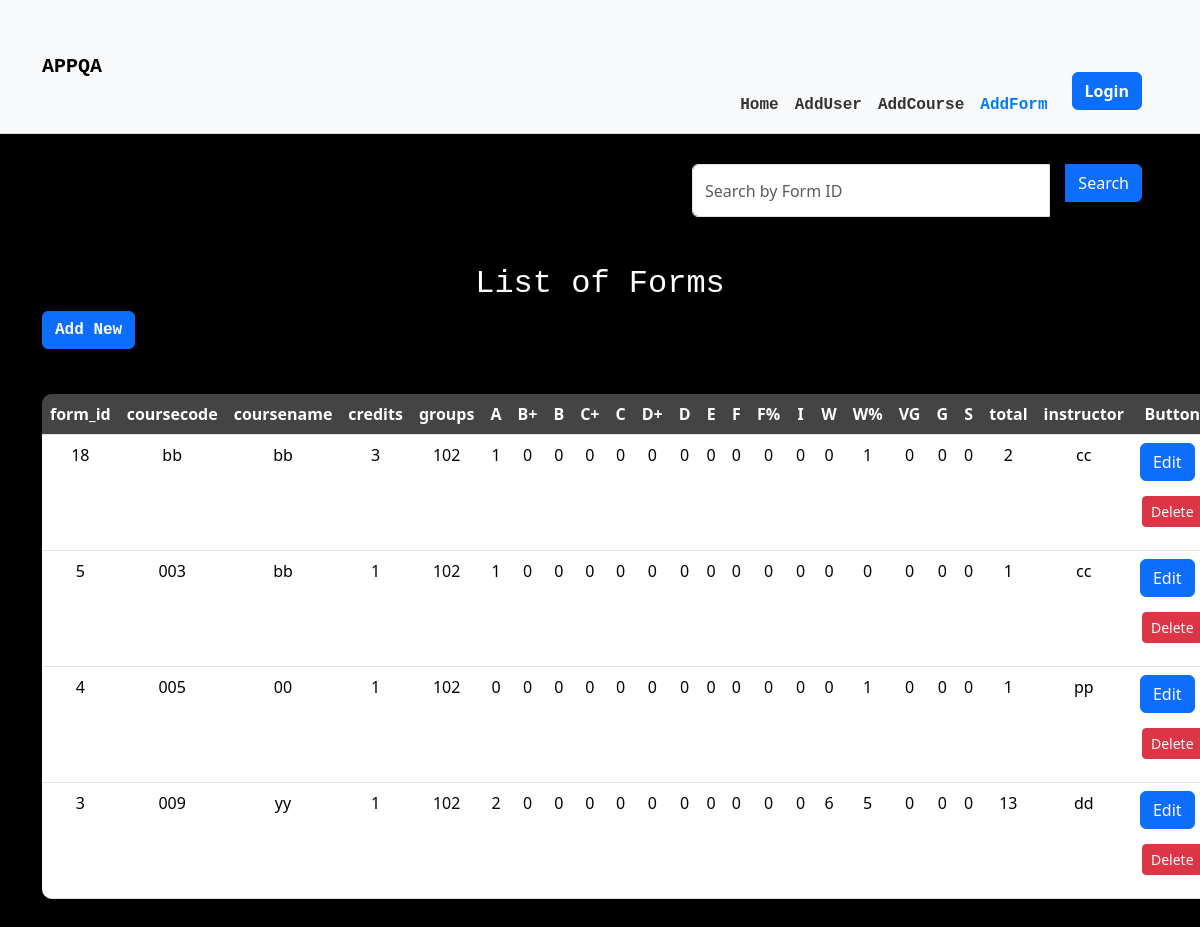
Page /adminpage/addform/index.php on the committed database.
### tables this page shows
CREATE TABLE `create_form` (
  `form_id` int(10) NOT NULL,
  `course_code` char(7) NOT NULL,
  `course_name` varchar(50) NOT NULL,
  `credits` int(3) NOT NULL,
  `groups` varchar(10) NOT NULL,
  `A` int(3) NOT NULL,
  `B_plus` int(3) NOT NULL,
  `B` int(3) NOT NULL,
  `C_plus` int(3) NOT NULL,
  `C` int(3) NOT NULL,
  `D_plus` int(3) NOT NULL,
  `D` int(3) NOT NULL,
  `E` int(3) NOT NULL,
  `F` int(3) NOT NULL,
  `F_percent` int(3) NOT NULL,
  `I` int(3) NOT NULL,
  `W` int(3) NOT NULL,
  `W_percent` int(3) NOT NULL,
  `VG` int(3) NOT NULL,
  `G` int(3) NOT NULL,
  `S` int(3) NOT NULL,
  `total` int(10) NOT NULL,
  `instructor` varchar(50) NOT NULL
);

### adminpage/addform/index.php (the view, shortened to what this page needs)
<!DOCTYPE html>
<html lang="en">
<head>
    <link rel="stylesheet" href="https://cdn.jsdelivr.net/npm/bootstrap@5.3.3/dist/css/bootstrap.min.css">
</head>
<body class="body-index">
    <?php
    $current_page = basename($_SERVER['PHP_SELF']);
    ?>
    <nav class="navbar navbar-expand-lg navbar-light bg-light">
        <div class="container">
            <a class="navbar-brand" href="http://localhost/connectform/homepage.php">APPQA</a>
            <ul class="navbar-nav ms-auto">
                <li class="nav-item <?php echo $current_page == 'homepage.php' ? 'active' : ''; ?>">
                    <a class="nav-link" href="http://localhost/connectform/homepage.php">Home</a>
                </li>
                <li class="nav-item <?php echo $current_page == 'index-user.php' ? 'active' : ''; ?>">
                    <a class="nav-link" href="http://localhost/connectform/adminpage/adduser/index-user.php">AddUser</a>
                </li>
                <li class="nav-item <?php echo $current_page == 'index_course.php' ? 'active' : ''; ?>">
                    <a class="nav-link" href="http://localhost/connectform/adminpage/addcourse/index_course.php">AddCourse</a>
                </li>
                <li class="nav-item <?php echo $current_page == 'index.php' ? 'active' : ''; ?>">
                    <a class="nav-link" href="http://localhost/connectform/adminpage/addform/index.php">AddForm</a>
                </li>
                <div class="login-button">
                    <a class="btn btn-primary" href="http://localhost/connectform/login.php" role="button" style="color: #fff;">Login</a>
                </div>
            </ul>
        </div>
    </nav>
</head>
<!DOCTYPE html>
<html lang="en">
<head>
    <link rel="stylesheet" href="https://cdn.jsdelivr.net/npm/bootstrap@5.3.3/dist/css/bootstrap.min.css">
</head>
<body>
    <div class="container mt-4">
        <form action="" method="GET">
            <div class="input-group mb-3">
                <input id="searchInput" type="text" name="search" required value="<?php if (isset($_GET['search'])) { echo htmlspecialchars($_GET['search']); } ?>" class="form-control" placeholder="Search by Form ID">
                <button type="submit" class="btn btn-primary">Search</button>
            </div>
        </form>
    </div>
</body>
</html>
    <div class="container my-5">
        <h2 style="font-family: 'Courier New', Courier, monospace; text-align: center;">List of Forms</h2>
        <a class="btn btn-primary" href="http://localhost/connectform/adminpage/addform/create.php" role="button" style="font-family: 'Courier New', Courier, monospace; font-weight: bold;">Add New</a>
        <br>
        <div class="table-container">
            <table class="table">
                <thead>
                    <tr>
                        <th>form_id</th>
                        <th>coursecode</th>
                        <th>coursename</th>
                        <th>credits</th>
                        <th>groups</th>
                        <th>A</th>
                        <th>B+</th>
                        <th>B</th>
                        <th>C+</th>
                        <th>C</th>
                        <th>D+</th>
                        <th>D</th>
                        <th>E</th>
                        <th>F</th>
                        <th>F%</th>
                        <th>I</th>
                        <th>W</th>
                        <th>W%</th>
                        <th>VG</th>
                        <th>G</th>
                        <th>S</th>
                        <th>total</th>
                        <th>instructor</th>
                        <th style="text-align: center;">Button</th>
                    </tr>
                </thead>
                <tbody>
                    <?php
                    $servername = "localhost";
                    $username = "root";
                    $password = "";
                    $dbname = "app_qa";
                    $conn = mysqli_connect($servername, $username, $password, $dbname);
                    $sql = "SELECT * FROM create_form ORDER BY form_id DESC";
                    $result = $conn->query($sql);
                    if ($result && $result->num_rows > 0) {
                        while ($row = $result->fetch_assoc()) {
                            echo "<tr>
                                <td>{$row['form_id']}</td>
                                <td>{$row['course_code']}</td>
                                <td>{$row['course_name']}</td>
                                <td>{$row['credits']}</td>
                                <td>{$row['groups']}</td>
                                <td>{$row['A']}</td>
                                <td>{$row['B_plus']}</td>
                                <td>{$row['B']}</td>
                                <td>{$row['C_plus']}</td>
                                <td>{$row['C']}</td>
                                <td>{$row['D_plus']}</td>
                                <td>{$row['D']}</td>
                                <td>{$row['E']}</td>
                                <td>{$row['F']}</td>
                                <td>{$row['F_percent']}</td>
                                <td>{$row['I']}</td>
                                <td>{$row['W']}</td>
                                <td>{$row['W_percent']}</td>
                                <td>{$row['VG']}</td>
                                <td>{$row['G']}</td>
                                <td>{$row['S']}</td>
                                <td>{$row['total']}</td>
                                <td>{$row['instructor']}</td>
                                <td>
                                    <a class='btn btn-primary btn-custom-edit' href='http://localhost/connectform/adminpage/addform/edit-form.php?form_id={$row['form_id']}'>Edit</a>
                                    <a class='btn btn-danger btn-sm btn-custom-height' href='http://localhost/connectform/adminpage/addform/delete-form.php?form_id={$row['form_id']}'>Delete</a>
                                </td>
                            </tr>";
                        }
                    } else {
                        echo "<tr><td colspan='24'>No records found</td></tr>";
                    }
                    ?>
                </tbody>
            </table>
        </div>
    </div>
</body>
</html>

### adminpage/addform/index.php (style rules this page uses)
.body-index { background-color: #000; color: #fff; border-radius: 25px; }
.table { background-color: #333; color: #fff; border-radius: 10px; overflow: hidden; }
.table thead th { background-color: #444; color: #fff; }
.table tbody tr:nth-child(even) { background-color: #222; }
.table tbody tr:nth-child(odd) { background-color: #333; }
.table-container { margin-top: 30px; }
.btn-primary { margin-bottom: 15px; }
.btn-danger { margin-bottom: 15px; }
.btn-custom-height { padding: 10px 16px; font-size: 16px; }
.btn-custom-edit { margin-right: 10px; padding: 10px 16px; font-size: 16px; }
.table td, .table th { text-align: center; }
.navbar { margin-bottom: 30px; border-bottom: 1px solid #ddd; }
.navbar-brand { font-family: 'Courier New', Courier, monospace; font-weight: bold; }
.navbar-nav { margin-left: auto; }
.navbar-nav a { color: #333; font-weight: bold; }
.navbar-nav .nav-item.active .nav-link { color: #007bff; font-weight: bold; }
.login-button { margin-left: 1rem; margin-top: 4rem; }
li.nav-item { font-family: 'Courier New', Courier, monospace; font-weight: bold; margin-top: auto; }
.form-control { border-radius: 10px; width: 400px; margin-left: auto; margin-right: 1rem }
.ms-auto { margin-left: auto; margin-right: 1rem; }
.input-group { margin-left: auto; margin-right: 1rem; width: 450px; }

### rows in the picture
create_form: form_id "18", course_code "bb", course_name "bb", credits "3", groups "102", A "1", B_plus "0", B "0", C_plus "0", C "0", D_plus "0", D "0", E "0", F "0", F_percent "0", I "0", W "0", W_percent "1", VG "0", G "0", S "0", total "2", instructor "cc"
create_form: form_id "5", course_code "003", course_name "bb", credits "1", groups "102", A "1", B_plus "0", B "0", C_plus "0", C "0", D_plus "0", D "0", E "0", F "0", F_percent "0", I "0", W "0", W_percent "0", VG "0", G "0", S "0", total "1", instructor "cc"
create_form: form_id "4", course_code "005", course_name "00", credits "1", groups "102", A "0", B_plus "0", B "0", C_plus "0", C "0", D_plus "0", D "0", E "0", F "0", F_percent "0", I "0", W "0", W_percent "1", VG "0", G "0", S "0", total "1", instructor "pp"
create_form: form_id "3", course_code "009", course_name "yy", credits "1", groups "102", A "2", B_plus "0", B "0", C_plus "0", C "0", D_plus "0", D "0", E "0", F "0", F_percent "0", I "0", W "6", W_percent "5", VG "0", G "0", S "0", total "13", instructor "dd"
